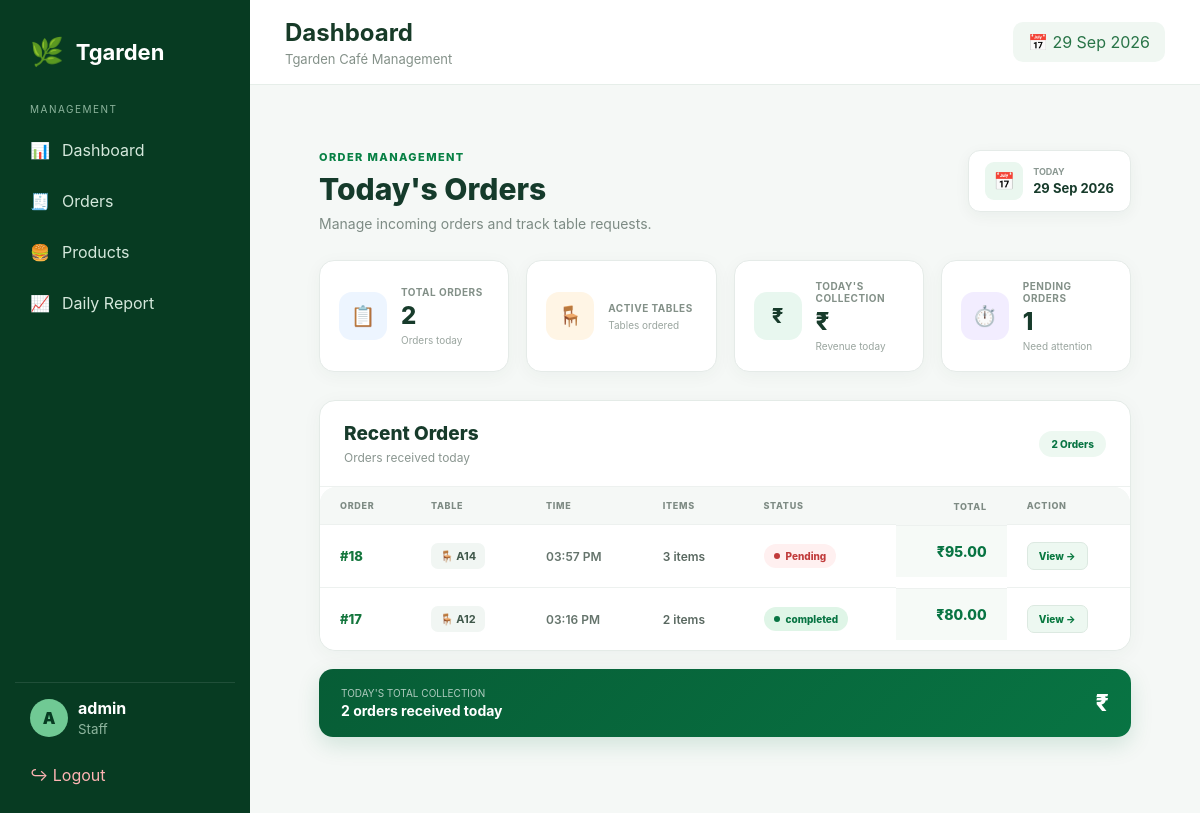
The page /staff/orders/ (signed in) on the database as committed earlier.
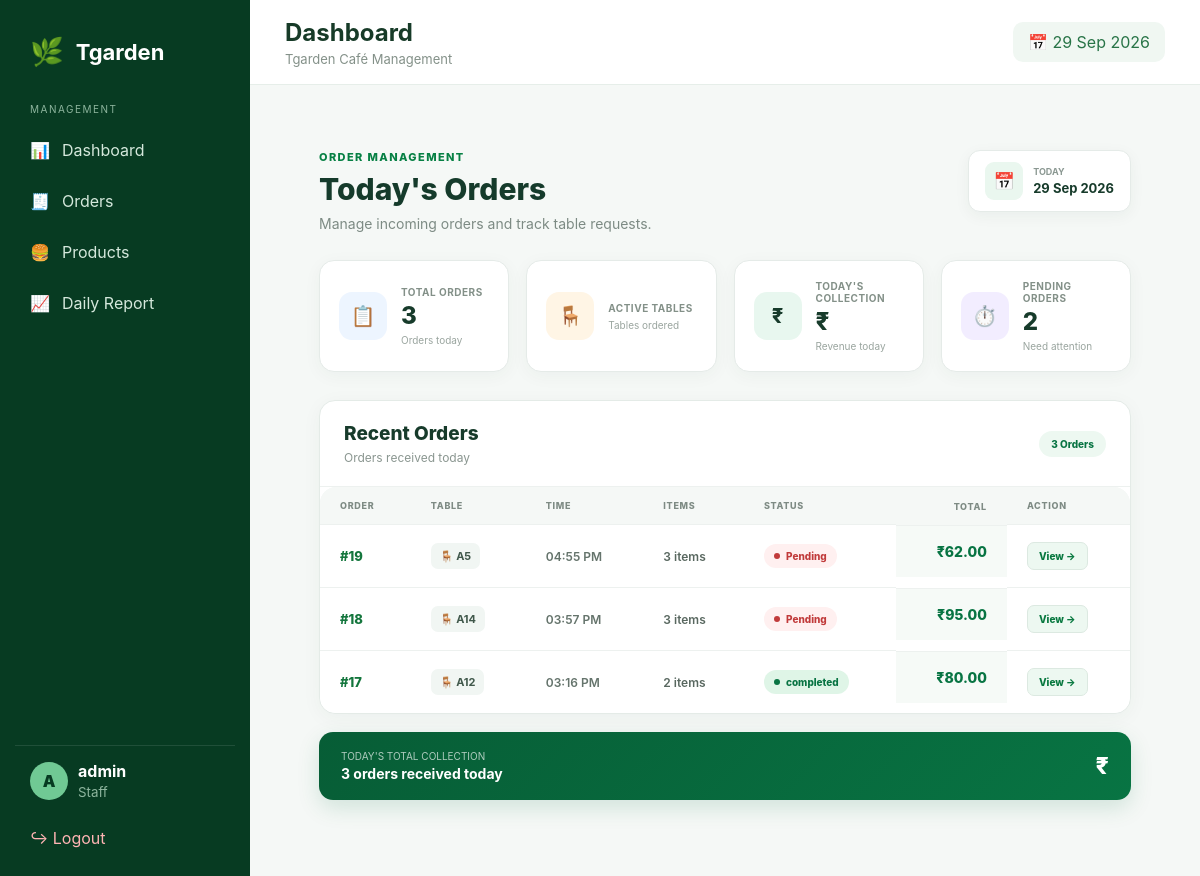
The same page on the database as committed later.
### cafe/models.py (models this page shows, shortened)
class Order(models.Model):
    STATUS_CHOICES = [
        ("Pending", "Pending"),
        ("Preparing", "Preparing"),
        ("Ready", "Ready"),
        ("Completed", "Completed"),
        ("Cancelled", "Cancelled"),
    ]
    table_name = models.CharField(
        max_length=100
    )
    total_amount = models.DecimalField(
        max_digits=10,
        decimal_places=2,
        default=0
    )
    status = models.CharField(
        max_length=20,
        choices=STATUS_CHOICES,
        default="Pending"
    )
    created_at = models.DateTimeField(
        auto_now_add=True
    )
    class Meta:
        ordering = ["-created_at"]

### staff/views.py (the view)
@login_required(login_url="staff:login")
def orders(request):
    today = timezone.localdate()
    orders = (
        Order.objects
        .filter(created_at__date=today)
        .prefetch_related("items__product")
        .order_by("-created_at")
    )
    today_collection = (
        orders.aggregate(
            total=Sum("total_amount")
        )["total"] or 0
    )
    pending_orders = orders.filter(
        status__in=["Pending", "PENDING"]
    ).count()
    return render(
        request,
        "staff/orders.html",
        {
            "orders": orders,
            "today": today,
            "today_collection": today_collection,
            "pending_orders": pending_orders,
        }
    )

### staff/templates/staff/orders.html (shortened to what the changed rows need)
{% extends "staff/base.html" %}
{% block content %}
<div class="orders-page">
    <div class="orders-header">
        <div class="orders-heading">
            <h1>Today's Orders</h1>
        </div>
    </div>
    <div class="order-stat-grid">
        <div class="order-stat">
            <div class="stat-info">
                <label>Total Orders</label>
                <strong>
                    {{ orders|length }}
                </strong>
                <small>
                    Orders today
                </small>
            </div>
        </div>
        <div class="order-stat">
            <div class="stat-info">
                <label>Pending Orders</label>
                <strong>
                    {{ pending_orders }}
                </strong>
                <small>
                    Need attention
                </small>
            </div>
        </div>
    </div>
    <div class="orders-card">
        <div class="orders-card-header">
            <div class="orders-card-title">
                <h2>Recent Orders</h2>
                <p>
                </p>
            </div>
            <div class="order-count">
                {{ orders|length }}
                Order{{ orders|length|pluralize }}
            </div>
        </div>
        {% if orders %}
        <div class="orders-table-wrapper">
            <table class="orders-table">
                <thead>
                    <tr>
                        <th>Order</th>
                        <th>Table</th>
                        <th>Time</th>
                        <th>Items</th>
                        <th>Status</th>
                        <th style="text-align:right;">
                            Total
                        </th>
                        <th>
                            Action
                        </th>
                    </tr>
                </thead>
                <tbody>
                    {% for order in orders %}
                    <tr>
                        <td>
                            <a
                                href="{% url 'staff:order_detail' order.id %}"
                                class="order-number"
                            >
                                #{{ order.id }}
                            </a>
                        </td>
                        <td>
                            <span class="table-badge">
                                🪑
                                {{ order.table_name }}
                            </span>
                        </td>
                        <td>
                            <span class="order-time">
                                {{ order.created_at|date:"h:i A" }}
                            </span>
                        </td>
                        <td>
                            <span class="items-count">
                                {{ order.items.all|length }}
                                item{{ order.items.all|length|pluralize }}
                            </span>
                        </td>
                        <td>
                            <span
                                class="
                                    status
                                    status-{{ order.status|lower }}
                                "
                            >
                                {{ order.get_status_display }}
                            </span>
                        </td>
                        <td class="order-total">
                            ₹{{ order.total_amount|floatformat:2 }}
                        </td>
                        <td>
                            <a
                                href="{% url 'staff:order_detail' order.id %}"
                                class="view-order"
                            >
                                View →
                            </a>
                        </td>
                    </tr>
                    {% endfor %}
                </tbody>
            </table>
        </div>
        {% endif %}
    </div>
    <div class="orders-summary">
        <div class="summary-left">
            <span>
                TODAY'S TOTAL COLLECTION
            </span>
            <strong>
                {{ orders|length }}
                order{{ orders|length|pluralize }}
                received today
            </strong>
        </div>
    </div>
</div>
{% endblock %}

Rows that differ between the two databases and show on the page:
added Order: id "19", table_name "A5", created_at "04:55 PM", items.all|length "3", status "Pending", total_amount "62.00"
Other text that changed with them:
{{ orders|length }}: "2" → "3"
{{ pending_orders }}: "1" → "2"
